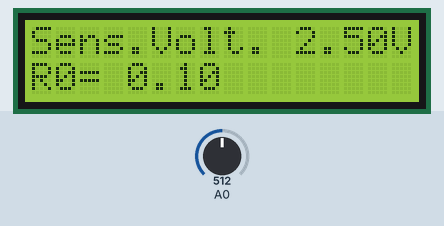
Bench run of a sketch on a simulated Arduino Uno, built with avr-gcc and run on an emulated ATmega328P. Parts: 16×2 character LCD. The inputs (shaded band) are chosen by the test bench; at power-on: A0 = 512. What the sketch prints to the serial monitor is not drawn.

Above: at 1.2 s.
1.3 s: A0 set to 0
At 3.3 s:
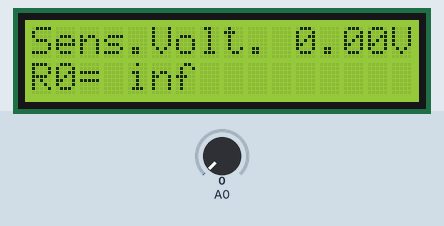
3.6 s: A0 set to 110
At 5.0 s:
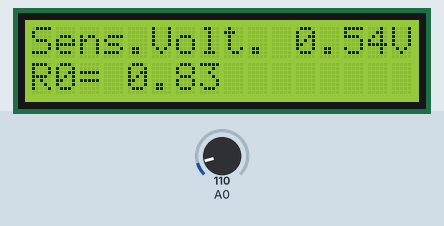
5.6 s: A0 set to 122
At 6.8 s:
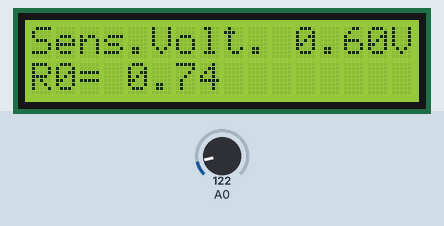
Timing chart, 0 to 8.6 s (numbered marks = the images above; inputs shaded):
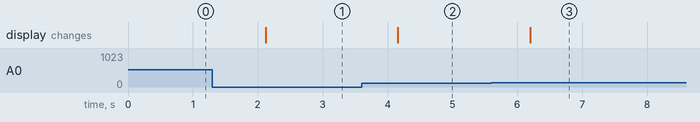

The sketch:

Bolum_6_Uyg_2.ino
```cpp
 #include <LiquidCrystal.h>
       LiquidCrystal lcd(12, 11, 5, 4, 3, 2);
       void setup() {
         Serial.begin(9600);
         lcd.begin(16,2);
       }
        void loop() {
        float sensor_voltaj;
        float RS_air;
        float R0;
        float sensor_deg;
           for(int x = 0 ; x < 100 ; x++)
         {
           sensor_deg = sensor_deg + analogRead(A0);
         }
         sensor_deg = sensor_deg/100.0;
         sensor_voltaj = sensor_deg/1024*5.0;
         RS_air = (5.0-sensor_voltaj)/sensor_voltaj;
         R0 = RS_air/10.0;  //R0 değerini bulmak için formülde 10.0 böldük
         lcd.clear();
         lcd.setCursor(0,0);
         lcd.print("Sens.Volt. ");
         lcd.print(sensor_voltaj);
         lcd.print("V");
         lcd.setCursor(0,1);
         lcd.setCursor(0,1);
         lcd.print("R0= ");
         lcd.print(R0);
Serial.print("sensor_voltaj = ");
        Serial.print(sensor_voltaj);
        Serial.println("V");
        Serial.print("R0 = ");
        Serial.println(R0);
        delay(1000);
        }
```

Measured:
- after the input at 1.3 s, the display: changes after 0.82 s (image 1)
- after the input at 3.6 s, the display: changes after 0.56 s (image 2)
- after the input at 5.6 s, the display: changes after 0.60 s (image 3)
